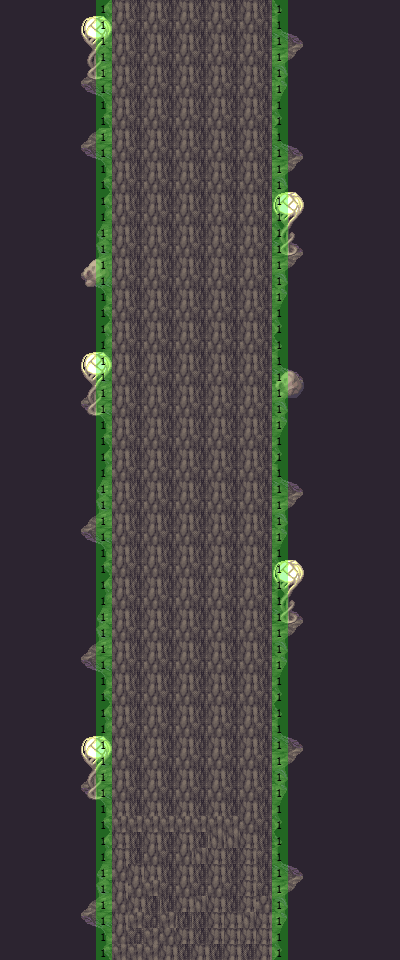

Rendered tile map (Tiled .tmx) drawn with the repository's tilesets; below, a short description and the map source with its tile grids summarised:
An orthogonal 25x60 tile map with 16x16 px tiles, 4 tile layers (background, first, second, meta), 2 tilesets and 11 objects (5x object, 4x barrier, 2x entrance).

<map version="1.0" orientation="orthogonal" width="25" height="60" tilewidth="16" tileheight="16">
 <properties>
  <property name="scene-type" value="field" />
  <property name="sound" value="sounds/dungeon.mp3" />
  <property name="tmx" value="maps/M401.tmx" />
 </properties>
 <tileset firstgid="1" name="050-DarkSpace01" tilewidth="16" tileheight="16">
  <image source="050-DarkSpace01.png" width="256" height="640" />
 </tileset>
 <tileset firstgid="641" name="barrier-mask4" tilewidth="16" tileheight="16">
  <image source="barrier-mask4.png" width="64" height="64" />
 </tileset>
 <layer name="background" width="25" height="60">
  <data>[1500 cells, 1500 non-empty, 4 distinct tile ids]</data>
 </layer>
 <layer name="first" width="25" height="60">
  <data>[1500 cells, 840 non-empty, 22 distinct tile ids]</data>
 </layer>
 <layer name="second" width="25" height="60">
  <data>[1500 cells, 48 non-empty, 12 distinct tile ids]</data>
 </layer>
 <objectgroup name="entrances" width="25" height="60">
  <object name="dungeon-4-south" type="entrance" x="112" y="960" width="160" height="16">
   <properties>
    <property name="dest" value="dungeon-1-north" />
   </properties>
  </object>
  <object name="dungeon-4-north" type="entrance" x="112" y="-16" width="160" height="16">
   <properties>
    <property name="dest" value="body" />
   </properties>
  </object>
 </objectgroup>
 <objectgroup name="barriers" width="25" height="60">
  <object type="barrier" x="80" y="0" width="32" height="960" />
  <object type="barrier" x="272" y="0" width="32" height="960" />
  <object type="barrier" x="80" y="-16" width="240" height="16" />
  <object type="barrier" x="80" y="960" width="240" height="16" />
 </objectgroup>
 <objectgroup name="semi-transparents" width="25" height="60" />
 <layer name="meta" width="25" height="60">
  <data>[1500 cells, 120 non-empty, 1 distinct tile ids]</data>
 </layer>
 <objectgroup name="objects" width="25" height="60">
  <object type="object" x="144" y="576">
   <properties>
    <property name="ID" value="M411" />
    <property name="flags" value="F406" />
   </properties>
  </object>
  <object type="object" x="202" y="578">
   <properties>
    <property name="ID" value="M412" />
    <property name="flags" value="F406" />
   </properties>
  </object>
  <object type="object" x="163" y="505">
   <properties>
    <property name="ID" value="M413" />
    <property name="flags" value="F406" />
   </properties>
  </object>
  <object type="object" x="242" y="644">
   <properties>
    <property name="ID" value="M412" />
    <property name="flags" value="F406" />
   </properties>
  </object>
  <object type="object" x="157" y="654">
   <properties>
    <property name="ID" value="M411" />
    <property name="flags" value="F406" />
   </properties>
  </object>
 </objectgroup>
</map>
